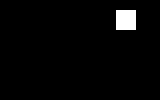
#> input picture frame 99 of vaja11/data/simple-video.avi, 160 x 100 px
$ python script.py
#> lines starting #> are read from the running program, lines starting #| are printed output that depends on the picture; after the words box and inside, x2 and y2 are one past the last pixel; in counts of white or black regions, pixels touching at a corner belong together
### OSV_lib.py
import matplotlib.pyplot as plt
import numpy as np
import os, sys

# [214 lines left out: functions loadImage, displayImage, saveImage, computeHistogram, displayHistogram, equalizeHistogram and 6 more, not called in this run]

# Dodelana funkcija iz 1. vaje
def displayImage(iImage, iTitle='', iGridX=None, iGridY=None):
    fig = plt.figure(facecolor="white")
    plt.title(iTitle)

    if iGridX is not None and iGridY is not None:
        stepX = iGridX[1] - iGridX[0]
        stepY = iGridY[1] - iGridY[0]

        extent = {
            iGridX[0] - 0.5 * stepX,
            iGridX[-1] + 0.5 * stepX,
            iGridY[-1] + 0.5 * stepY,
            iGridY[0] - 0.5 * stepY,
        }

    else:
        extent = (

            0 - 0.5,
            iImage.shape[1] - 0.5,
            iImage.shape[0] - 0.5,
            0 - 0.5,
        )


    plt.imshow(iImage, cmap=plt.cm.gray, vmin=0, vmax=255, aspect="equal", extent=extent)


    return fig

# [607 lines left out: functions getPlanarCrossSection, getPlanarProjection, scaleImage, windowImage, sectionalScaleImage, gammaImage and 11 more, not called in this run]

### vaja11/script.py
import cv2.version
import numpy as np
import matplotlib.pyplot as plt
import os, sys
parent_dir = "/home/urban/Faks/Obdelava slik in videa/Vaje"
sys.path.append(parent_dir)
from OSV_lib import displayImage
import cv2

# Naloga 1:
def loadFrame(iVideo, iFrame):
#> called with iFrame = 100
    iVideo.set(1, iFrame - 1)
    ret, oFrame = iVideo.read()
#> oFrame is the input picture: shape (100, 160, 3); 2.5% white; 1 white region, box (x1, y1, x2, y2) and area: (116, 10, 136, 30) 400
    oFrame = oFrame[:, :, 0].astype(float)

    return oFrame


if __name__ == "__main__":
    video_path = "vaja11/data/simple-video.avi"
    cap = cv2.VideoCapture(video_path)


    frame_count = int(cap.get(cv2.CAP_PROP_FRAME_COUNT))
    print(f"Stevilo frameov v videu: {frame_count}")

    N = 100  # Example frame number
    I1 = loadFrame(cap, N)
    I2 = loadFrame(cap, N + 1)
#> call 2 of loadFrame, with iFrame = 101
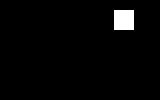
#> input picture frame 100 of vaja11/data/simple-video.avi, 160 x 100 px
#> in loadFrame, oFrame is the input picture: shape (100, 160, 3); 2.5% white; 1 white region, box (x1, y1, x2, y2) and area: (114, 10, 134, 30) 400
    displayImage(I1, "Frame 100")
    displayImage(I2, "Frame 101")


# Naloga 2:
def framePrediction(iFrame, iMV):
    iMV = np.array(iMV).astype(int)
    dx, dy = iMV

    # Krozno premaknemo vrstice in stolpce
    oFrame = np.roll(iFrame, [dy, dx], axis=(0, 1))

    if dx >= 0:
        oFrame[:, :dx] = -1
    else:
        oFrame[:, dx:] = -1

    if dy >= 0:
        oFrame[:dy, :] = -1
    else:
        oFrame[dy:, :] = -1

    return oFrame


def blockMatching(iF1, iF2, iSize, iSearchSize):
#> called with iSearchSize = 15
    Y , X = iF1.shape
#> Y = 100; X = 160
    dx, dy = iSize

    M = int(X / dx)
#> M = 20
    N = int(Y / dy)
#> N = 12

    oMF = np.zeros((N, M, 2), dtype=int)
    oCP = np.zeros((N, M, 2), dtype=float)
    Err = np.ones((N, M), dtype=float) * 255

    P = (iSearchSize - 1) / 2
    PTS = np.array([
        [0,0],
        [1,0], [-1,0],
        [0,1], [0,-1],
        [1,1], [-1,1], [1,-1], [-1,-1]
    ])

    for n in range(N):
        y_min = n * dy
        y_max = (n + 1) * dy
        y = np.arange(y_min, y_max)

        for m in range(M):
            x_min = m * dx
            x_max = (m + 1) * dx
            x = np.arange(x_min, x_max)

            oCP[n, m, 0] = x.mean()
            oCP[n, m, 1] = y.mean()

            # trenuten blok na frameu 2
            B2 = iF2[y_min:y_max, x_min:x_max]

            for i in range(1,4):
                # Logaritemsko skaliranje premika
                P1 = (P + 1) / (2 ** i)
                PTSi = PTS * P1

                # Prvi kandidat za iskanje vektorja premika
                d0 = oMF[n, m, :]

                for p in range(PTSi.shape[0]):
                    # Treutni vektor premika
                    d = d0 + PTSi[p, :]

                    pF2 = framePrediction(iF1, d)
                    pB2 = pF2[y_min:y_max, x_min:x_max]

                    # Maska za odrstranit -1 od prej
                    msk = pB2 >= 0

                    bErr = np.mean(np.abs(B2[msk] - pB2[msk]))

                    if bErr < Err[n, m]:
                        Err[n, m] = bErr
                        oMF[n, m, :] = d
#> this loop made 12 passes
#> pass 1, in framePrediction (call 2), `oFrame = np.roll(iFrame, [dy, dx], axis=(0, 1))`:
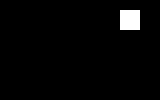
#> oFrame: shape (100, 160) float64; 2.5% white; 1 white region, box (x1, y1, x2, y2) and area: (120, 10, 140, 30) 400
#> pass 1, in framePrediction (call 3), `oFrame = np.roll(iFrame, [dy, dx], axis=(0, 1))`:
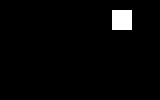
#> oFrame: shape (100, 160) float64; 2.5% white; 1 white region, box (x1, y1, x2, y2) and area: (112, 10, 132, 30) 400
#> pass 1, in framePrediction (call 4), `oFrame = np.roll(iFrame, [dy, dx], axis=(0, 1))`:
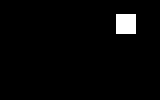
#> oFrame: shape (100, 160) float64; 2.5% white; 1 white region, box (x1, y1, x2, y2) and area: (116, 14, 136, 34) 400
#> pass 1, in framePrediction (call 5), `oFrame = np.roll(iFrame, [dy, dx], axis=(0, 1))`:
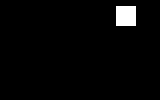
#> oFrame: shape (100, 160) float64; 2.5% white; 1 white region, box (x1, y1, x2, y2) and area: (116, 6, 136, 26) 400

    return oMF, oCP

def displayMotionField(iMF, iCP, iTitle, iImage = None):
#> called with iMF = array of shape (12, 20, 2), iCP = array of shape (12, 20, 2), iTitle = 'Motion Field'
    if iImage is None:
        fig = plt.figure()
        plt.gca().invert_yaxis()
        plt.gca().set_aspect("equal")
        plt.title(iTitle)

    else:
        fig = displayImage(iImage, iTitle)

    plt.quiver(
        iCP[:, :, 0],
        iCP[:, :, 1],
        iMF[:, :, 0],
        iMF[:, :, 1],
        color="r",
        scale=0.5,
        units="xy",
        angles="xy"
    )
    plt.show()
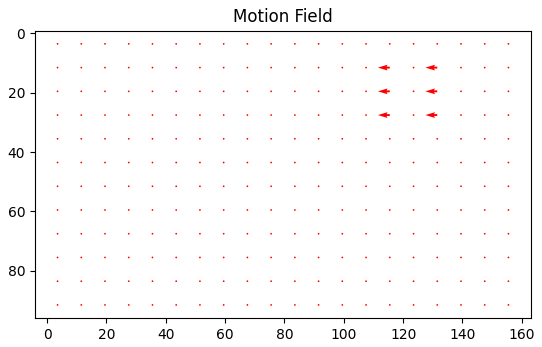
#> figure drawn by matplotlib, 1 panel

    return fig


if __name__ == "__main__":
    MF, CP = blockMatching(I1, I2, [8, 8], 15)
    fig1 = displayMotionField(MF, CP, "Motion Field")
    fig2 = displayMotionField(MF, CP, "Slika z vektorjem premika", I1)
#> call 2 of displayMotionField, with iMF = array of shape (12, 20, 2), iCP = array of shape (12, 20, 2), iTitle = 'Slika z vektorjem premika'
#> in displayMotionField (call 2), `plt.show()`:
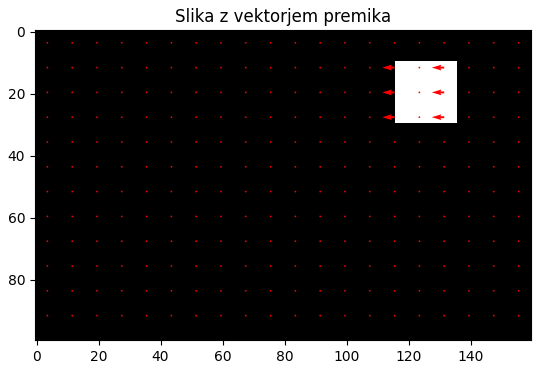
#> figure drawn by matplotlib, 1 panel

$ run again, starting later in the video
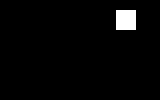
#> input picture frame 99 of vaja11/data/simple-video.avi, 160 x 100 px
#> in loadFrame, oFrame is the input picture: shape (100, 160, 3); 2.5% white; 1 white region, box (x1, y1, x2, y2) and area: (116, 10, 136, 30) 400
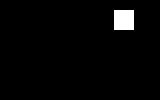
#> input picture frame 100 of vaja11/data/simple-video.avi, 160 x 100 px
#> in loadFrame, oFrame is the input picture: shape (100, 160, 3); 2.5% white; 1 white region, box (x1, y1, x2, y2) and area: (114, 10, 134, 30) 400
#> the loop in blockMatching, `for n in range(N):` made 12 passes

$ run again, starting later in the video
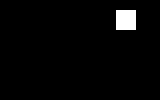
#> input picture frame 99 of vaja11/data/simple-video.avi, 160 x 100 px
#> in loadFrame, oFrame is the input picture: shape (100, 160, 3); 2.5% white; 1 white region, box (x1, y1, x2, y2) and area: (116, 10, 136, 30) 400
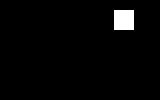
#> input picture frame 100 of vaja11/data/simple-video.avi, 160 x 100 px
#> in loadFrame, oFrame is the input picture: shape (100, 160, 3); 2.5% white; 1 white region, box (x1, y1, x2, y2) and area: (114, 10, 134, 30) 400
#> the loop in blockMatching, `for n in range(N):` made 12 passes
